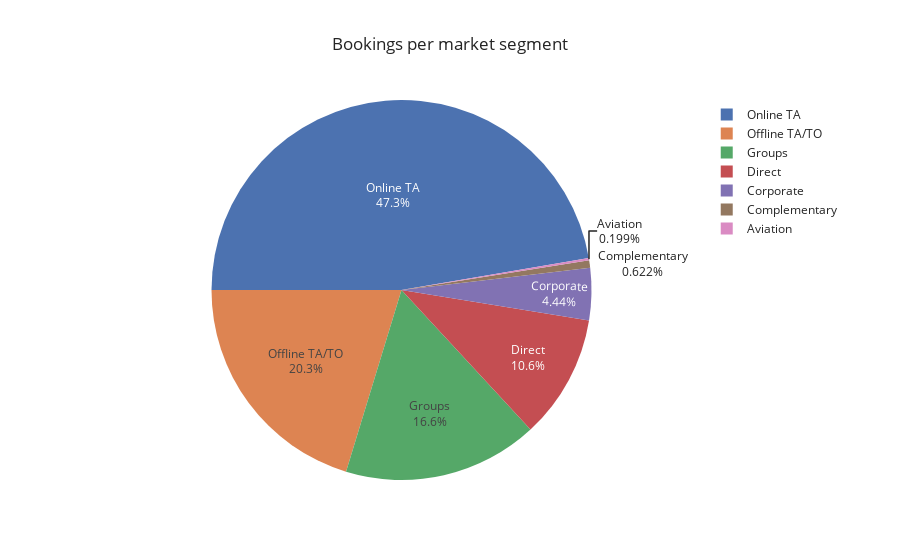

Here is the notebook cell this chart was saved with:
### Markdown cell above
# Bookings by market segment ?

### Code cell
segments=df["market_segment"].value_counts()

# pie plot
fig = px.pie(segments,
             values=segments.values,
             names=segments.index,
             title="Bookings per market segment",
             template="seaborn")
fig.update_traces(rotation=-90, textinfo="percent+label")
fig.show()

### Figure 1 — Plotly figure (JSON) as saved in the notebook; plotly's stock layout.template omitted (floating-point values rounded to 4 significant figures)
{"data": [{"domain": {"x": [0, 1], "y": [0, 1]}, "hovertemplate": "index=%{label}<br>value=%{value}<extra></extra>", "labels": ["Online TA", "Offline TA/TO", "Groups", "Direct", "Corporate", "Complementary", "Aviation"], "legendgroup": "", "name": "", "rotation": -90, "showlegend": true, "textinfo": "percent+label", "type": "pie", "values": [56479, 24218, 19811, 12606, 5295, 743, 237]}], "layout": {"legend": {"tracegroupgap": 0}, "title": {"text": "Bookings per market segment"}}}
